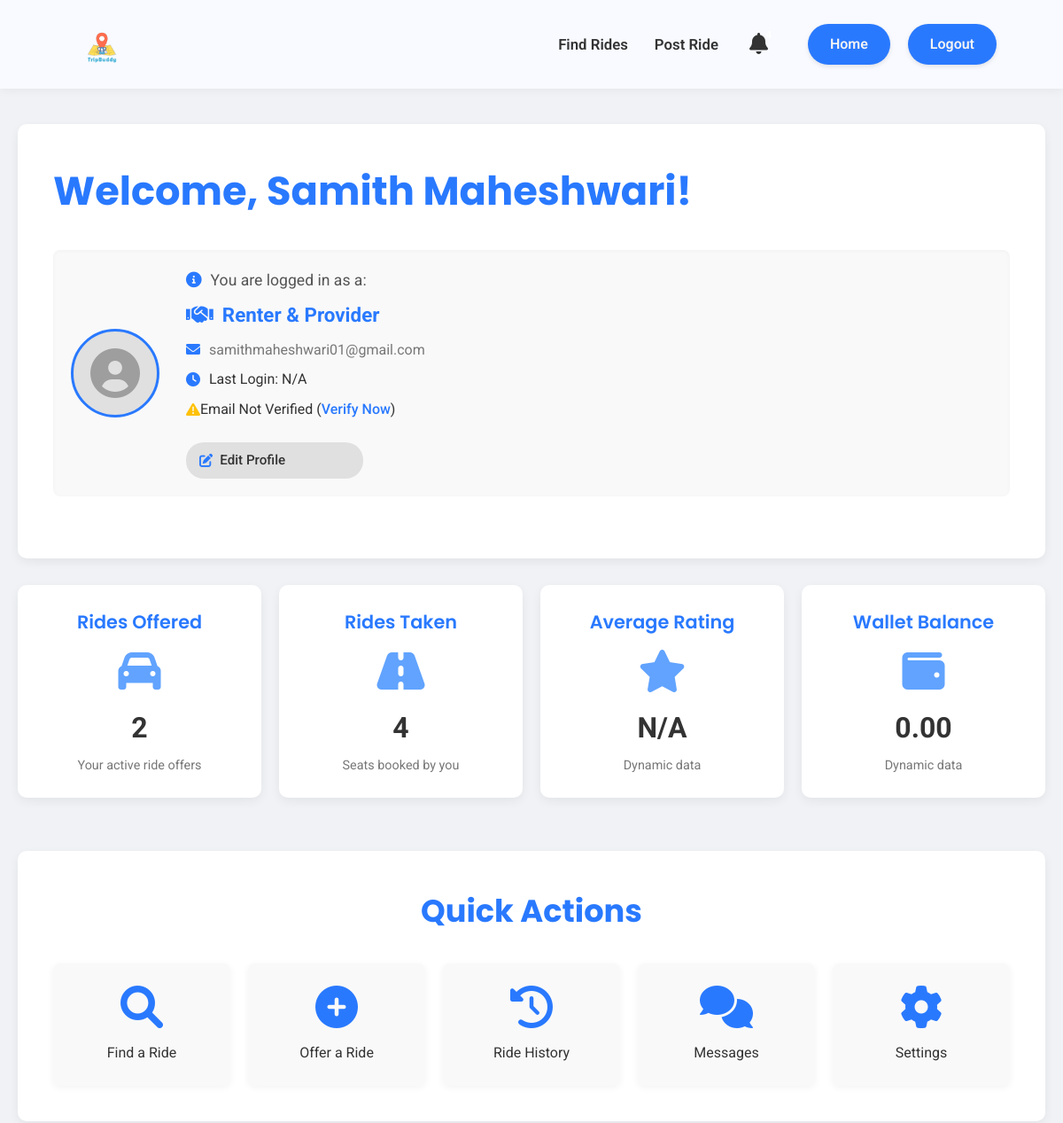
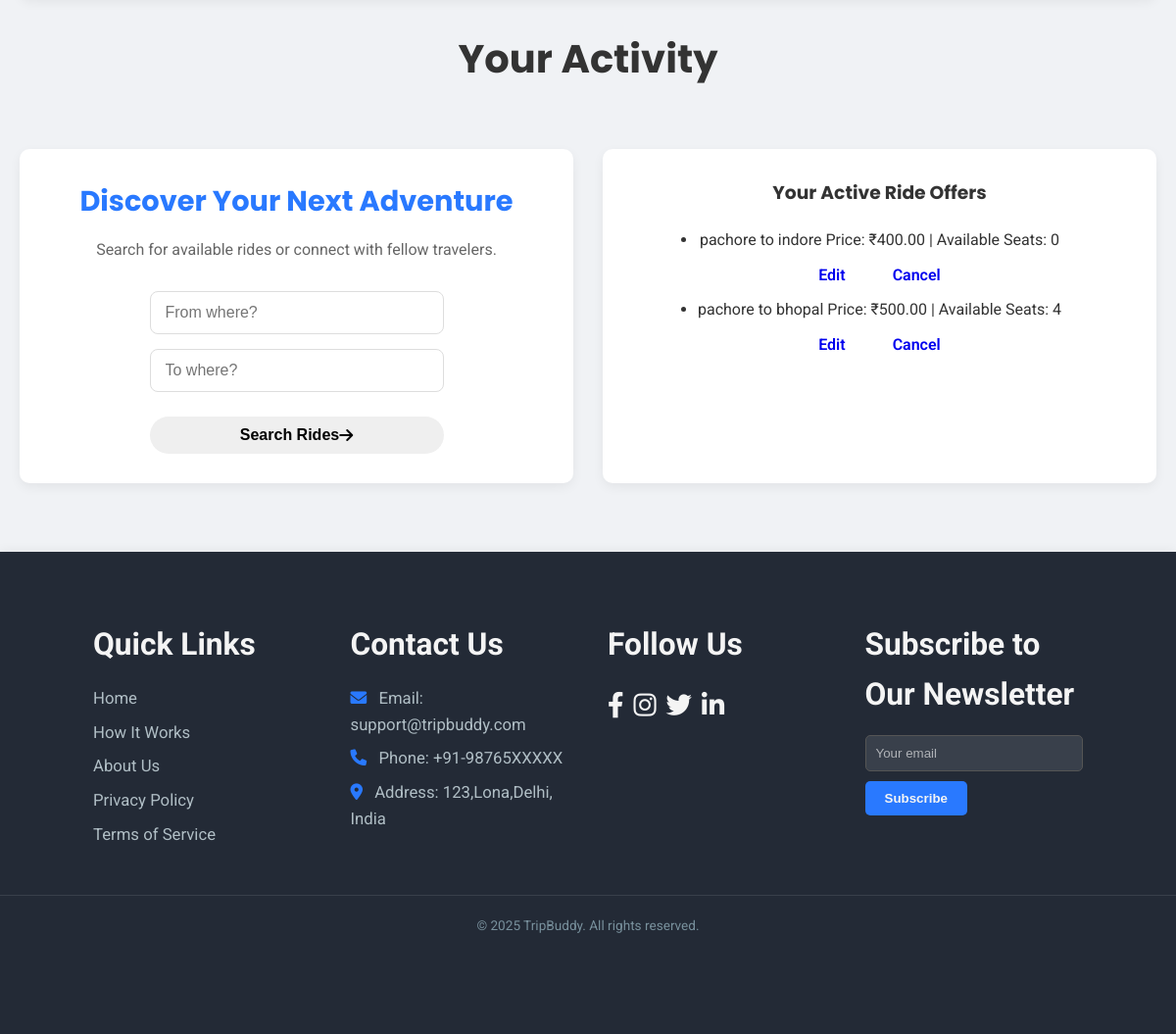
The page /dashboard (signed in) on the database its author committed (2 pictures, top to bottom).
### models.py (models this page shows, shortened)
class User(UserMixin, db.Model):
    id = db.Column(db.Integer, primary_key=True)
    username = db.Column(db.String(80), unique=True, nullable=False)
    email = db.Column(db.String(120), unique=True, nullable=False)
    password = db.Column(db.String(120), nullable=False)
    role = db.Column(db.String(20), nullable=False) # e.g., 'Renter', 'Provider'
    rides_created = db.relationship('Ride', backref='creator', lazy=True)
    rides_taken = db.Column(db.Integer, default=0, nullable=False)
    can_offer_rides = db.Column(db.Boolean, default=False, nullable=False)
    can_find_rides = db.Column(db.Boolean, default=False, nullable=False)
    received_notifications = db.relationship('Notification', backref='recipient', lazy=True, foreign_keys='Notification.user_id')
    bookings_made = db.relationship('Booking', backref='booker', lazy=True, foreign_keys='Booking.user_id')

class Ride(db.Model):
    id = db.Column(db.Integer, primary_key=True)
    creator_id = db.Column(db.Integer, db.ForeignKey('user.id'), nullable=False)
    start_location = db.Column(db.String(100), nullable=False)
    end_location = db.Column(db.String(100), nullable=False)
    price = db.Column(db.Float, nullable=False)
    seats = db.Column(db.Integer, nullable=False)
    date = db.Column(db.Date, nullable=False) # Make sure this is present and nullable=False
    time = db.Column(db.String(20), nullable=False) # Make sure this is present and nullable=False
    description = db.Column(db.Text, nullable=True)
    bookings = db.relationship('Booking', backref='ride', lazy=True)
    status = db.Column(db.String(20), default='active', nullable=False) # e.g., 'active', 'completed', 'cancelled'
    driver = db.relationship('User', foreign_keys=[creator_id], backref='offered_rides', lazy=True)

### app.py (the view)
@app.route('/dashboard')
@login_required
def dashboard():
    user_rides = Ride.query.filter_by(creator_id=current_user.id).all()
    rides_offered_count = len(user_rides)
    rides_taken_count = current_user.rides_taken
    return render_template('dashboard.html',
                           name=current_user.username,
                           role=current_user.role,
                           user_rides=user_rides,
                           rides_offered_count=rides_offered_count,
                           rides_taken_count=rides_taken_count,
                           can_offer_rides=current_user.can_offer_rides,
                           can_find_rides=current_user.can_find_rides)

### app.py (called while the page is built)
@login_manager.user_loader
def load_user(user_id):
    return User.query.get(int(user_id))

### templates/dashboard.html (shortened to what this page needs)
<!DOCTYPE html>
<html lang="en">
<head>
    <link rel="stylesheet" href="https://cdnjs.cloudflare.com/ajax/libs/font-awesome/6.0.0-beta3/css/all.min.css">
    <link rel="stylesheet" href="{{ url_for('static', filename='css/main.css') }}">
    <link rel="stylesheet" href="{{ url_for('static', filename='css/dashboard.css') }}">
</head>
<body>
    <header class="dashboard-header">
        <div class="header-container">
            <div class="logo">
                <img src="{{ url_for('static', filename='images/tripbuddy.png') }}" alt="TripBuddy Logo" class="logo-img">
            </div>
            <div class="header-right-section">
                <nav class="dashboard-nav-header">
                    <ul>
                        <li><a href="{{ url_for('find_rides') }}" {% if not can_find_rides %}class="disabled-link"{% endif %}>Find Rides</a></li>
                        <li><a href="{{ url_for('post_ride') }}" {% if not can_offer_rides %}class="disabled-link"{% endif %}>Post Ride</a></li>
                    </ul>
                </nav>
                <div class="header-actions">
    <button class="notification-bell" aria-label="Notifications">
        <i class="fas fa-bell"></i>
        <span class="notification-badge" id="notification-count">0</span> </button>
    <a href="{{ url_for('home') }}" class="logout-btn-header">Home</a>
    <a href="{{ url_for('logout') }}" class="logout-btn-header">Logout</a>
</div>
            </div>
        </div>
    </header>
    <main>
        <div class="dashboard-content">
            <h1 class="welcome-heading">Welcome, {{ name }}!</h1>
            <div class="user-summary-section">
                <div class="user-avatar-placeholder">
                    <i class="fas fa-user-circle"></i> </div>
                <div class="user-details">
                    <p class="logged-in-as"><i class="fas fa-info-circle info-icon"></i> You are logged in as a:</p>
                    <p class="user-role-display">
                        {% if role == 'Renter' %}
                            <i class="fas fa-user-tag role-icon"></i> Renter
                        {% elif role == 'Provider' %}
                            <i class="fas fa-car-side role-icon"></i> Provider
                        {% elif role == 'Renter, Provider' %}
                            <i class="fas fa-handshake role-icon"></i> Renter & Provider
                        {% else %}
                            <i class="fas fa-user role-icon"></i> {{ role }} {% endif %}
                    </p>
                    <p class="user-email-display"><i class="fas fa-envelope email-icon"></i> {{ current_user.email }}</p>
                    <p class="user-meta-info"><i class="fas fa-clock meta-icon"></i> Last Login: {{ current_user.last_login_date | default('N/A') }}</p>
                    <p class="user-meta-info">
                        {% if current_user.is_email_verified %}
                            <i class="fas fa-check-circle verified-icon"></i> Email Verified
                        {% else %}
                            <i class="fas fa-exclamation-triangle unverified-icon"></i> Email Not Verified (<a href="#" class="verify-link">Verify Now</a>)
                        {% endif %}
                    </p>
                    <a href="#" class="edit-profile-link"><i class="fas fa-edit"></i> Edit Profile</a>
                </div>
            </div>
        </div>
        <div class="dashboard-stats-grid">
            <div class="stat-card">
                <h3 class="stat-title">Rides Offered</h3>
                <i class="fas fa-car stat-icon"></i>
                <p class="stat-value">{{ rides_offered_count | default(0) }}</p>
                <p class="stat-description">Your active ride offers</p>
            </div>
            <div class="stat-card">
                <h3 class="stat-title">Rides Taken</h3>
                <i class="fas fa-road stat-icon"></i>
                <p class="stat-value">{{ rides_taken_count | default(0) }}</p>
                <p class="stat-description">Seats booked by you</p>
            </div>
            <div class="stat-card">
                <h3 class="stat-title">Average Rating</h3>
                <i class="fas fa-star stat-icon"></i>
                <p class="stat-value">{{ average_rating | default('N/A') }}</p>
                <p class="stat-description">Dynamic data</p>
            </div>
            <div class="stat-card">
                <h3 class="stat-title">Wallet Balance</h3>
                <i class="fas fa-wallet stat-icon"></i>
                <p class="stat-value">{{ wallet_balance | default('0.00') }}</p>
                <p class="stat-description">Dynamic data</p>
            </div>
        </div>
        <section class="quick-actions-section">
            <h2 class="quick-actions-heading">Quick Actions</h2>
            <div class="action-grid">
                <a href="{{ url_for('find_rides') }}" class="action-card {% if not can_find_rides %}disabled-card{% endif %}">
                    <i class="fas fa-search action-icon"></i>
                    <p class="action-text">Find a Ride</p>
                </a>
                <a href="{{ url_for('post_ride') }}" class="action-card {% if not can_offer_rides %}disabled-card{% endif %}">
                    <i class="fas fa-plus-circle action-icon"></i>
                    <p class="action-text">Offer a Ride</p>
                </a>
                <a href="#" class="action-card">
                    <i class="fas fa-history action-icon"></i>
                    <p class="action-text">Ride History</p>
                </a>
                <a href="#" class="action-card">
                    <i class="fas fa-comments action-icon"></i>
                    <p class="action-text">Messages</p>
                </a>
                <a href="#" class="action-card">
                    <i class="fas fa-cog action-icon"></i>
                    <p class="action-text">Settings</p>
                </a>
            </div>
        </section>
        <h2 class="main-activity-title">Your Activity</h2>
        <section class="activity-cards-grid">
            <div class="card discover-adventure-card">
                <h3>Discover Your Next Adventure</h3>
                <p>Search for available rides or connect with fellow travelers.</p>
                <form class="search-ride-form">
                    <input type="text" placeholder="From where?" class="form-input">
                    <input type="text" placeholder="To where?" class="form-input">
                    <button type="submit" class="btn btn-primary">Search Rides <i class="fas fa-arrow-right"></i></button>
                </form>
            </div>
            <div class="card active-offers-card">
                <h3>Your Active Ride Offers</h3>
                {% if user_rides %}
                    <ul class="offer-list">
                        {% for ride in user_rides %}
                            <li class="offer-item">
                                <span class="offer-route">{{ ride.start_location }} to {{ ride.end_location }}</span>
                                <span class="offer-details">Price: ₹{{ "%.2f"|format(ride.price) }} | Available Seats: {{ ride.seats }}</span>
                                <div class="offer-actions">
                                    <a href="#" class="btn btn-sm btn-info">Edit</a>
                                    <a href="#" class="btn btn-sm btn-danger">Cancel</a>
                                </div>
                            </li>
                        {% endfor %}
                    </ul>
                {% else %}
                    <p class="no-offers-message"><i class="fas fa-info-circle"></i> You currently have no active ride offers.</p>
                    <a href="{{ url_for('post_ride') }}" class="btn btn-secondary-outline">Post a New Ride</a>
                {% endif %}
            </div>
            </section>
        </main>
    <footer class="main-footer section-padding">
        <div class="footer-container container">
            <div class="footer-links-group">
                <h4>Quick Links</h4>
                <a href="{{ url_for('home') }}">Home</a>
                <a href="{{ url_for('home') }}#how-it-works">How It Works</a>
                <a href="{{ url_for('about') }}">About Us</a>
                <a href="#">Privacy Policy</a>
                <a href="#">Terms of Service</a>
            </div>
            <div class="footer-contact-group">
                <h4>Contact Us</h4>
                <p><i class="fas fa-envelope"></i> Email: support@tripbuddy.com</p>
                <p><i class="fas fa-phone"></i> Phone: +91-98765XXXXX</p>
                <p><i class="fas fa-map-marker-alt"></i> Address: 123,Lona,Delhi, India</p>
            </div>
            <div class="footer-social-group">
                <h4>Follow Us</h4>
                <div class="social-icons">
                    <a href="https://www.facebook.com" target="_blank" aria-label="Facebook"><i class="fab fa-facebook-f"></i></a>
                    <a href="https://www.instagram.com" target="_blank" aria-label="Instagram"><i class="fab fa-instagram"></i></a>
                    <a href="https://www.twitter.com" target="_blank" aria-label="Twitter"><i class="fab fa-twitter"></i></a>
                    <a href="https://www.linkedin.com" target="_blank" aria-label="LinkedIn"><i class="fab fa-linkedin-in"></i></a>
                </div>
            </div>
            <div class="footer-newsletter-group">
                <h4>Subscribe to Our Newsletter</h4>
                <form class="newsletter-form">
                    <input type="email" placeholder="Your email" required />
                    <button type="submit">Subscribe</button>
                </form>
            </div>
        </div>
        <p class="footer-copy">&copy; 2025 TripBuddy. All rights reserved.</p>
    </footer>
    </body>
</html>

### static/css/main.css (style rules this page uses)
* { margin: 0; padding: 0; box-sizing: border-box; }
:root { --primary-color: #2979FF; --secondary-color: #FFD600; --dark-blue-hover: #1976D2; --dark-yellow-hover: #FFC107; --text-dark: #333333; --text-light: #f4f4f4; --background-light: #ffffff; --bg-dark: #232a36; --shadow-light: rgba(0, 0, 0, 0.05); --shadow-medium: rgba(0, 0, 0, 0.15); --poppins: 'Poppins', sans-serif; --roboto: 'Roboto', sans-serif; --primary-color-dark: #1976D2; --text-white: #ffffff; --bg-card: #ffffff; --text-medium: #666; }
body { font-family: var(--roboto); line-height: 1.6; color: var(--text-dark); background-color: #F0F2F5; overflow-x: hidden; display: flex; flex-direction: column; min-height: 100vh; }
.container { width: 90%; max-width: 1200px; margin: 0 auto; }
h1, h2, h3 { font-family: var(--poppins); color: var(--text-dark); margin-bottom: 20px; }
.section-padding { padding: 80px 0; }
.logo img { height: 80px; width: auto; display: block; }
.btn, .nav-btn { display: inline-flex; align-items: center; justify-content: center; padding: 8px 20px; border-radius: 25px; text-decoration: none; font-weight: 600; transition: all 0.3s ease; font-size: 1em; border: 2px solid transparent; cursor: pointer; white-space: nowrap; }
.btn::after, .nav-btn::after { display: none; }
.main-footer { background: var(--bg-dark); color: #B0BEC5; text-align: center; box-shadow: 0 -2px 10px var(--shadow-light); padding-top: 50px; margin-top: auto; }
.main-footer .footer-container { display: flex; flex-wrap: wrap; justify-content: space-around; margin-bottom: 20px; font-size: 1.1em; padding: 0 15px; }
.footer-links-group, .footer-contact-group, .footer-social-group, .footer-newsletter-group { margin: 20px; min-width: 200px; flex: 1; max-width: 280px; text-align: left; }
.footer-links-group h4, .footer-contact-group h4, .footer-social-group h4, .footer-newsletter-group h4 { margin-bottom: 15px; font-size: 1.8em; color: var(--text-light); }
.footer-links-group a, .footer-contact-group p { display: block; color: #B0BEC5; text-decoration: none; margin-bottom: 8px; font-size: 0.95em; }
.footer-contact-group p i { margin-right: 8px; color: var(--primary-color); }
.footer-social-group .social-icons { margin-top: 0; display: flex; justify-content: flex-start; }
.footer-social-group .social-icons a { margin: 0 10px 0 0; font-size: 1.5em; color: var(--text-light); }
.footer-newsletter-group .newsletter-form { display: flex; flex-direction: column; align-items: flex-start; }
.footer-newsletter-group input { padding: 10px; width: 100%; max-width: 250px; margin-bottom: 10px; border: 1px solid #555; background-color: rgba(255, 255, 255, 0.1); color: var(--text-light); border-radius: 5px; }
.footer-newsletter-group input::placeholder { color: rgba(255, 255, 255, 0.6); }
.footer-newsletter-group button { padding: 10px 20px; background-color: var(--primary-color); color: var(--text-light); border: none; cursor: pointer; border-radius: 5px; font-weight: bold; transition: background-color 0.3s ease; }
.footer-copy { border-top: 1px solid rgba(255, 255, 255, 0.1); padding-top: 20px; margin-top: 20px; padding-bottom: 20px; font-size: 0.85em; color: #78909C; }

### rows shown on the page
User: username "Samith Maheshwari", email "samithmaheshwari01@gmail.com"
Ride: start_location "pachore", end_location "indore", price "400.00", seats "0"
Ride: start_location "pachore", end_location "bhopal", price "500.00", seats "4"

### other values the page prints
{{ current_user.last_login_date | default('N/A') }} "N/A"
{{ rides_offered_count | default(0) }} "2"
{{ rides_taken_count | default(0) }} "4"
{{ average_rating | default('N/A') }} "N/A"
{{ wallet_balance | default('0.00') }} "0.00"
